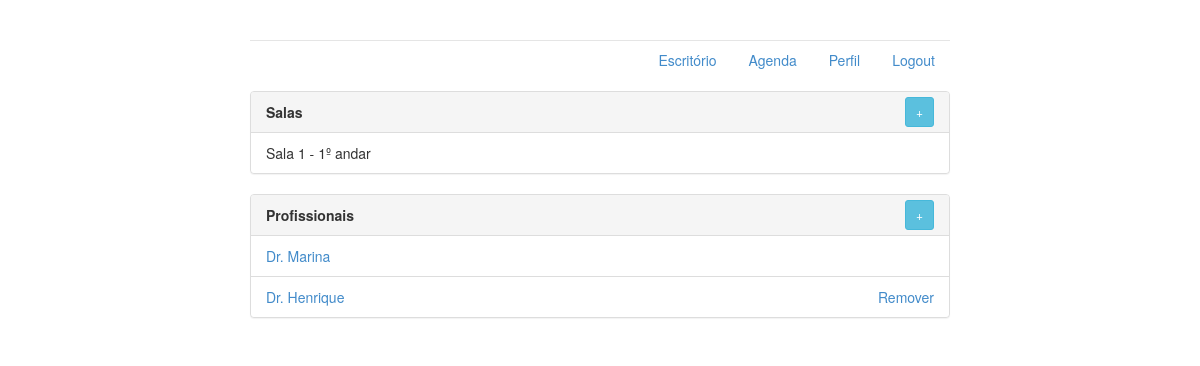
/escritorio/gerenciar (signed in), run on the app's committed database.
### agenda/models.py (models this page shows, shortened)
class Sala(models.Model):
    numero = models.CharField(max_length=3)
    andar = models.CharField(max_length=2)
    escritorio = models.ForeignKey(Escritorio, on_delete=models.CASCADE, related_name='salas', null=True)
    def __init__(self, *args, **kwargs):
        super().__init__(*args, **kwargs)

class Profissional(models.Model):
    nome = models.CharField(max_length=120)
    telefone = models.CharField(max_length=10)
    profissao = models.CharField(max_length=120)
    escritorio = models.ForeignKey(Escritorio, on_delete=models.CASCADE, related_name="profissionais", null=True)
    gerente = models.BooleanField(default=False)
    STATUS = (
        ('A', 'Ausente'),
        ('D', 'Disponível'),
        ('O', 'Ocupado'),
    )
    status = models.CharField(max_length=1, choices=STATUS, default='A')
    usuario = models.OneToOneField(User, related_name="profissional", on_delete=models.CASCADE)
    def __init__(self, *args, **kwargs):
        super().__init__(*args, **kwargs)

### agenda/views.py (the view)
# urls.py: url(r'^escritorio/gerenciar$', views.gerenciarEscritorio, name='gerenciar'),
@login_required
def gerenciarEscritorio(request):
    escritorio = perfilLogado(request).escritorio
    profissionais = Profissional.objects.filter(escritorio=escritorio)
    salas = Sala.objects.filter(escritorio=escritorio)
    return render(request, 'gerenciar.html', {'profissionais':profissionais,
                                              'salas': salas,
                                              'perfilLogado': perfilLogado(request)})

### agenda/views.py (called while the page is built)
@login_required
def perfilLogado(request):
    return request.user.profissional

### agenda/templates/gerenciar.html (shortened to what this page needs)
{% extends "base.html" %}
{% block body %}
<br>
    <div class="panel panel-default">
        <div class="panel-heading clearfi" style="position:relative;">
        <strong>
            Salas
        </strong>
        <a data-toggle="modal" data-target="#adicionarSala" class="btn btn-sm btn-info" style="position:absolute;right:15px;bottom:5px;" role="button">+</a>
    </div>
        <ul class="list-group">
        {% for sala in salas %}
            <li class="list-group-item">
                Sala {{ sala.numero }} - {{ sala.andar }}º andar
            </li>
        {% endfor %}
        </ul>
    </div>
    <div class="panel panel-default">
        <div class="panel-heading clearfix" style="position:relative;">
        <strong>
            Profissionais
        </strong>
        <a data-toggle="modal" data-target="#adicionar" class="btn btn-sm btn-info" style="position:absolute;right:15px;bottom:5px;" role="button">+</a>
    </div>
        {% if profissionais %}
            <ul class="list-group">
            {% for profissional in profissionais %}
                <li class="list-group-item">
                    <a href="{% url 'perfil' profissional.id %}">{{ profissional.nome }}</a>
                    {% if profissional.id != perfilLogado.id %}
                        <a href="{% url 'removerProfissional' profissional.id %}"><span class="pull-right">Remover</span></a>
                    {% endif %}
                </li>
            {% endfor %}
            </ul>
        {% else %}
            <p>Não há nenhum profissional</p>
        {% endif %}
    </div>
{% endblock %}

### agenda/static/styles/main.css (style rules this page uses)
body { padding-top: 20px; padding-bottom: 20px; }

### data on the page
Sala: numero "1", andar "1"
Profissional: nome "Dr. Marina"
Profissional: nome "Dr. Henrique", shows "Remover"
